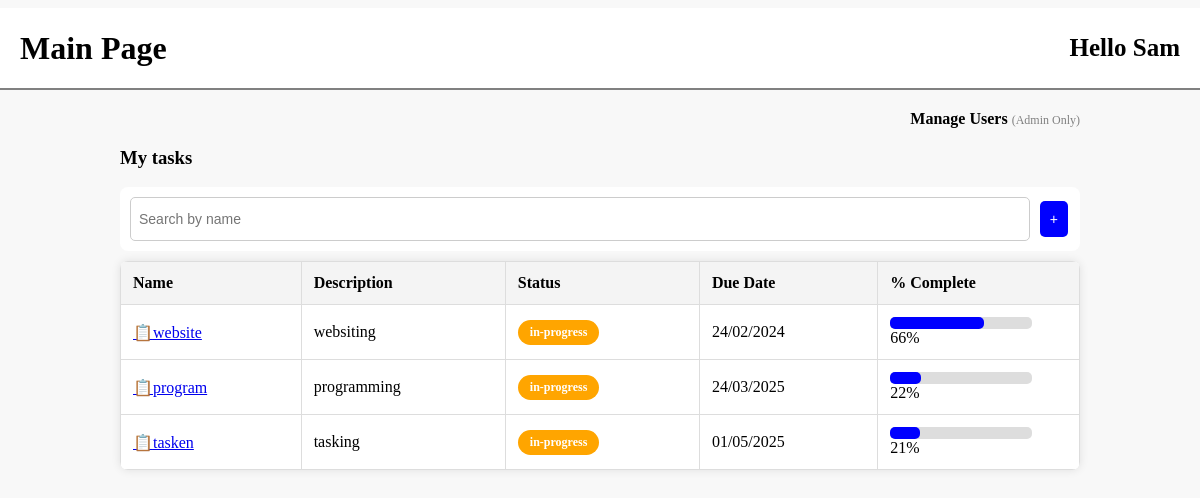
/mainPage.php (signed in), run on the app's committed database.
### tables this page shows
CREATE TABLE "Task" (
	"taskID"	INTEGER NOT NULL UNIQUE,
	"userID"	INTEGER NOT NULL,
	"taskName"	TEXT NOT NULL,
	"description"	TEXT,
	"dueDate"	TEXT NOT NULL,
	"progress"	INTEGER NOT NULL DEFAULT 0,
	PRIMARY KEY("taskID" AUTOINCREMENT),
	FOREIGN KEY("userID") REFERENCES "User"("userID")
);

### mainPage.php (the view, shortened to what this page needs)
<!DOCTYPE html>
<html lang="en">
<head>
    <link rel="stylesheet" href="mainPage.css">
</head>
<body>
    <div class="header">
        <div class="header-left">
            <h1>Main Page</h1>
        </div>
        <div class="header-right">
            <h2>Hello <?php session_start(); echo $_SESSION['firstName']; ?></h2>
        </div>
    </div>
    <div class="container">
<?php
if($_SESSION['groupAdmin']==1)
{
?>
        <div class="manage-users">
                <a href="manageUsersPage.php" class="admin-link">Manage Users</a>
                <span class="admin-text">(Admin Only)</span>
        </div>
<?php } ?>
        <h3>My tasks</h3>
        <div class="search-bar">
            <input type="text" id="searchInput" placeholder="Search by name" onkeyup="filterTasks()">
            <button class="add-task" onclick="window.location.href='createTaskPage.php'">+</button>
        </div>
<?php
    $db = new SQLite3('TaskManagementDB.db');
    $userID=$_SESSION['userID'];
    $select_query = "SELECT * FROM Task WHERE userID='$userID'";
    $result = $db->query($select_query);
    echo "<table id='taskTable'>";
    echo "<tr>
            <th>Name</th>
            <th>Description</th>
            <th>Status</th>
            <th>Due Date</th>
            <th>% Complete</th>
        </tr>";
    while ($row = $result->fetchArray(SQLITE3_ASSOC)) {
        $taskID= $row['taskID'];
        $taskName= $row['taskName'];
        $description= $row['description'];
        $dueDate= $row['dueDate'];
        $completion= $row['progress'];
        $date = new DateTime($dueDate);
        $formattedDate=$date->format("d/m/Y");
        if($completion==0) {
            $currentStatus = "not-started";
        }
        elseif ($completion == 100) {
            $currentStatus = "completed";
        }
        else {
            $currentStatus = "in-progress";
        }
        echo "<tr>
                <td><a id=\"taskLink\" href=\"manageTaskPage.php?taskID=$taskID\">📋$taskName</td>
                <td>$description</td>
                <td><span class=\"status $currentStatus\">$currentStatus</span></td>
                <td>$formattedDate</td>
                <td>
                    <div class=\"progress-bar\">
                        <div class=\"progress\" style=\"width: $completion%;\"></div> $completion%
                    </div>
                </td>
            </tr>";
    }
    echo "</table>";
?>
</body>
</html>

### mainPage.css (style rules this page uses)
body { font-family: "Microsoft Yahei"; margin: 0; padding: 0; background-color: #f8f8f8; }
.header { color: black; display: flex; justify-content: space-between; align-items: center; padding: 0px 20px; background-color: white; border-bottom: 2px solid gray; position: relative; height: 10vh; margin-top: 1vh; }
.header-right { display: flex; flex-direction: column; }
h1 { font-size: 32px; margin: 0; }
h2 { font-size: 25px; margin: 0; }
.button-class, button { background-color: #ffffff; border: 2px solid grey; color: rgb(70, 70, 70); padding: 10px 20px; text-align: center; text-decoration: none; font-size: 16px; margin: 4px 2px; cursor: pointer; border-radius: 4px; }
.add-task { background-color: blue; color: white; border: none; padding: 10px 10px; cursor: pointer; font-size: 14px; border-radius: 5px; margin-left: 10px; display: inline-block; vertical-align: middle; }
.container { width: 80%; margin: auto; padding-top: 20px; }
.search-bar { display: flex; justify-content: space-between; margin-bottom: 10px; background-color: white; padding: 10px; border-radius: 8px; }
.search-bar input { flex: 1; padding: 8px; border: 1px solid #ccc; border-radius: 5px; margin-bottom: 0px; }
table { width: 100%; border-collapse: collapse; background-color: white; border-radius: 8px; overflow: hidden; box-shadow: 0px 0px 10px rgba(0, 0, 0, 0.1); }
th, td { border: 1px solid #ddd; padding: 12px; text-align: left; }
th { background-color: #f4f4f4; font-weight: bold; }
input, select { width: 100%; padding: 8px; border: 1px solid #ccc; border-radius: 5px; font-size: 14px; }
.status { padding: 5px 12px; border-radius: 15px; color: white; font-size: 12px; display: inline-block; font-weight: bold; }
.in-progress { background-color: orange; }
.progress-bar { background-color: #ddd; border-radius: 5px; width: 80%; height: 12px; display: inline-block; position: relative; }
.progress { background-color: blue; height: 100%; border-radius: 5px; }
label, input { width: 100%; margin-bottom: 10px; }
.manage-users { text-align: right; }
.admin-link { text-decoration: none; color: black; font-weight: bold; }
.admin-text { font-size: 12px; color: gray; }

### data on the page
task: taskName "website", description "websiting", progress "in-progress", dueDate "24/02/2024", progress "66"
task: taskName "program", description "programming", progress "in-progress", dueDate "24/03/2025", progress "22"
task: taskName "tasken", description "tasking", progress "in-progress", dueDate "01/05/2025", progress "21"

### other printed values
$_SESSION['firstName'] "Sam"
